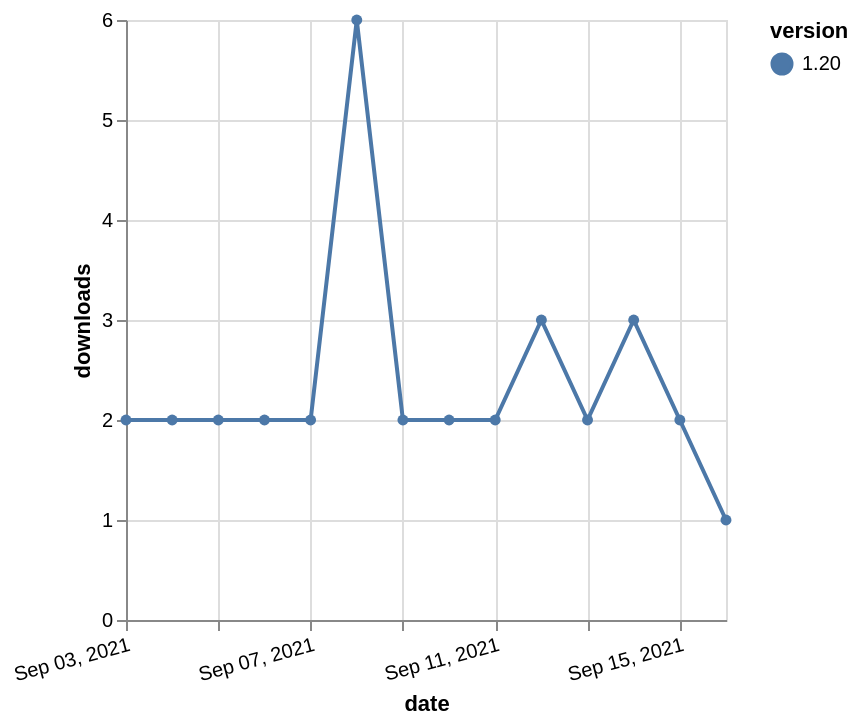

This figure's Vega-Lite source:
### Vega-Lite specification from a JSON file in a GitHub repository (floating-point values rounded to 4 significant figures)
{"$schema": "https://vega.github.io/schema/vega-lite/v5.json", "description": "A simple bar chart with embedded data.", "data": {"values": [{"date": "2021-09-03", "total": 2784, "delta": 2, "version": "1.20"}, {"date": "2021-09-04", "total": 2786, "delta": 2, "version": "1.20"}, {"date": "2021-09-05", "total": 2788, "delta": 2, "version": "1.20"}, {"date": "2021-09-06", "total": 2790, "delta": 2, "version": "1.20"}, {"date": "2021-09-07", "total": 2792, "delta": 2, "version": "1.20"}, {"date": "2021-09-08", "total": 2798, "delta": 6, "version": "1.20"}, {"date": "2021-09-09", "total": 2800, "delta": 2, "version": "1.20"}, {"date": "2021-09-10", "total": 2802, "delta": 2, "version": "1.20"}, {"date": "2021-09-11", "total": 2804, "delta": 2, "version": "1.20"}, {"date": "2021-09-12", "total": 2807, "delta": 3, "version": "1.20"}, {"date": "2021-09-13", "total": 2809, "delta": 2, "version": "1.20"}, {"date": "2021-09-14", "total": 2812, "delta": 3, "version": "1.20"}, {"date": "2021-09-15", "total": 2814, "delta": 2, "version": "1.20"}, {"date": "2021-09-16", "total": 2815, "delta": 1, "version": "1.20"}]}, "width": "container", "mark": {"type": "line", "point": {"filled": true}}, "encoding": {"x": {"field": "date", "type": "temporal", "timeUnit": "yearmonthdate", "title": "date", "axis": {"labelAngle": -15}}, "y": {"field": "delta", "type": "quantitative", "title": "downloads"}, "color": {"field": "version", "type": "nominal"}, "tooltip": {"field": "delta"}}}
